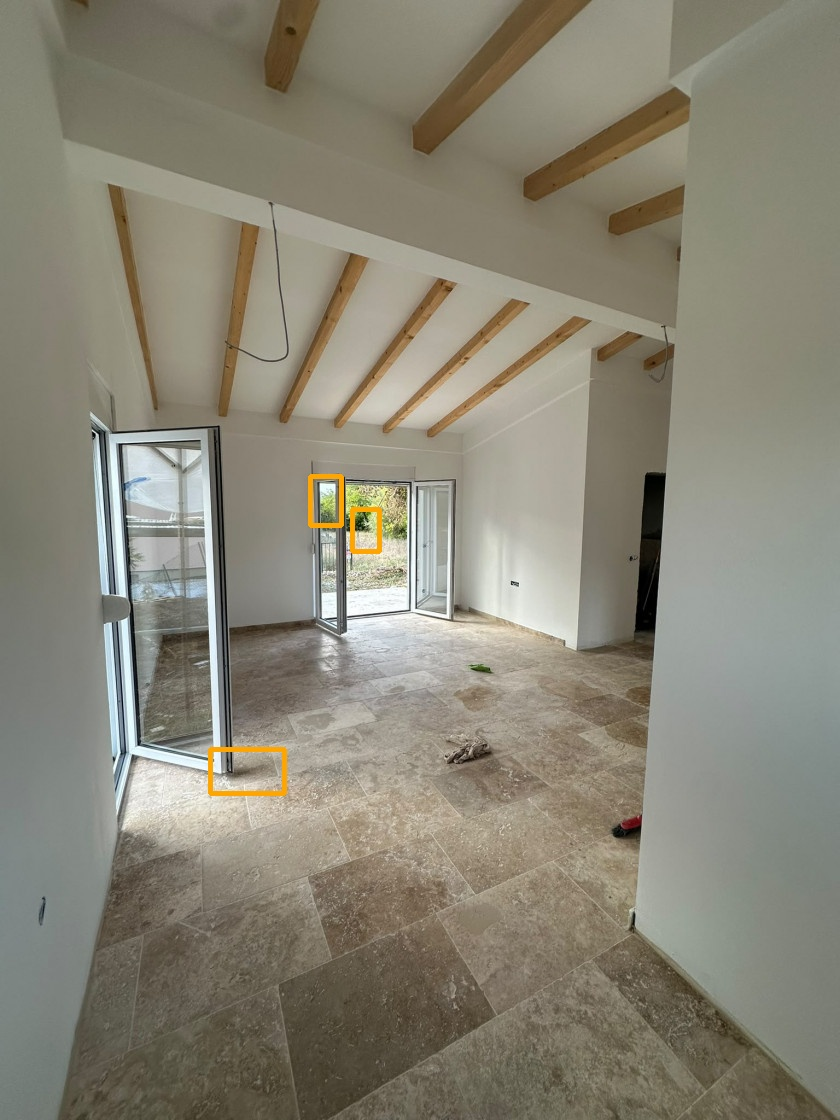
#> input picture watermark_detection/pilot/evidence/08f88354ed4906df77afdb76.jpg, 840 x 1120 px
$ python -i detect_watermarks.py   (imports and definitions only)
#> lines starting #> are read from the running program, lines starting #| are printed output that depends on the picture
#!/usr/bin/env python3
"""Non-AI watermark triage: edge-template matching and recurring fixed overlays.

No OCR, learned models, embeddings, or image-analysis API is used. A negative
result is no_match, never a guarantee that an image is unwatermarked.
"""
import argparse
import csv
import hashlib
import io
import json
import math
import os
from pathlib import Path
import threading
import time
from concurrent.futures import ThreadPoolExecutor,as_completed
from collections import defaultdict,Counter
from datetime import datetime,timezone
from urllib import request,error,parse
import cv2
import numpy as np
from PIL import Image,ImageOps

SIZE=(640,480)
REGIONS={'top_left':(0,0,220,120),'top_right':(420,0,640,120),
         'bottom_left':(0,360,220,480),'bottom_right':(420,360,640,480),
         'center':(160,140,480,340)}

def now():return datetime.now(timezone.utc).isoformat()
# [42 lines left out: functions atomic, load_manifest, sample_records, decode_image, not called in this run]

def edges_of(image):
    gray=cv2.cvtColor(image,cv2.COLOR_BGR2GRAY) if image.ndim==3 else image
    return cv2.Canny(gray,65,150)

def phash(image):
    gray=cv2.cvtColor(image,cv2.COLOR_BGR2GRAY);small=cv2.resize(gray,(32,32));coeff=cv2.dct(np.float32(small))[:8,:8].reshape(-1)[1:]
    bits=coeff>np.median(coeff)
    value=0
    for b in bits:value=(value<<1)|int(b)
    return value

def hamming(a,b):return (int(a)^int(b)).bit_count()

def prepare(image):
    h,w=image.shape[:2];scaled=cv2.resize(image,SIZE,interpolation=cv2.INTER_AREA)
    ratio_bucket=round((w/h)/0.1)*0.1
    return scaled,edges_of(scaled),phash(image),f'{ratio_bucket:.1f}'

# [22 lines left out: function template_matches, not called in this run]

class RepeatDetector:
    """Find stable edge shapes shared by distinct, nonduplicate property photos."""
    def __init__(self,min_properties=6,frequency=0.75,min_pixels=45):
        self.min_properties=min_properties;self.frequency=frequency;self.min_pixels=min_pixels
        self.groups={};self.models={}
    # [36 lines left out: functions add, build, score, not called in this run]

class Downloader:
    def __init__(self,cache):
        self.cache=Path(cache);self.cache.mkdir(parents=True,exist_ok=True)
        self.locks=defaultdict(threading.Lock);self.image_locks=defaultdict(threading.Lock);self.next={};self.paused={}
    def get(self,row):
        with self.image_locks[row['image_id']]:return self._get(row)
    # [115 lines left out: functions _get, write_reports, main, not called in this run]

# [1 line not run here, left out]

>>> import cv2
>>> picture = cv2.cvtColor(cv2.imread('pilot/evidence/08f88354ed4906df77afdb76.jpg'), cv2.COLOR_BGR2RGB)
>>> result = prepare(picture)
#> in prepare, `scaled = cv2.resize(image, SIZE, interpolation=cv2.INTER_AREA)`:
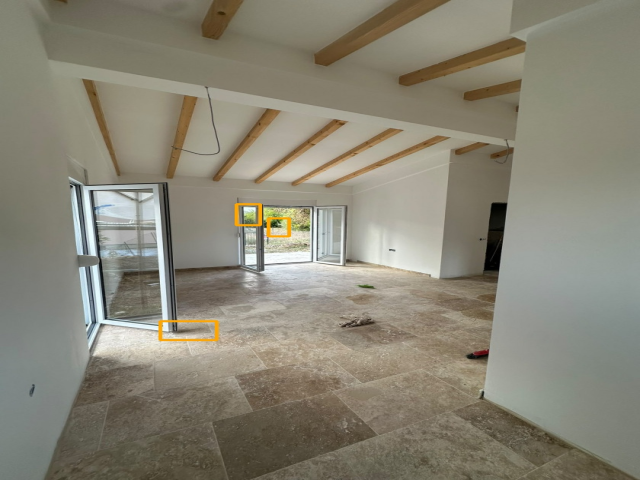
#> scaled: shape (480, 640, 3); mean R, G, B 136.5, 132.5, 117.5
#> in edges_of, `gray=cv2.cvtColor(image,cv2.COLOR_BGR2GRAY) if image.ndim==3 else image`:
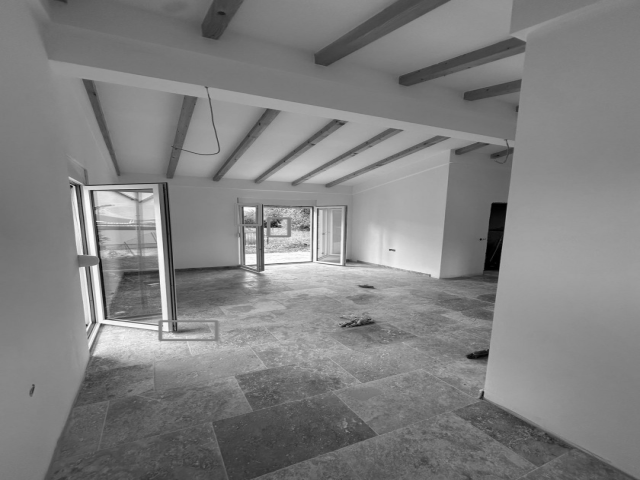
#> gray: shape (480, 640); min 0, max 254, mean 128.5
#> in edges_of, `return cv2.Canny(gray,65,150)`:
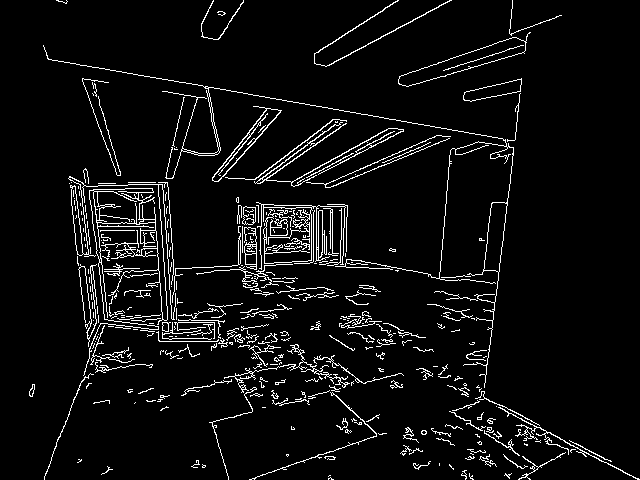
#> returned value: shape (480, 640); 5.6% white in thin lines or dots
#> in phash, `gray = cv2.cvtColor(image, cv2.COLOR_BGR2GRAY)`:
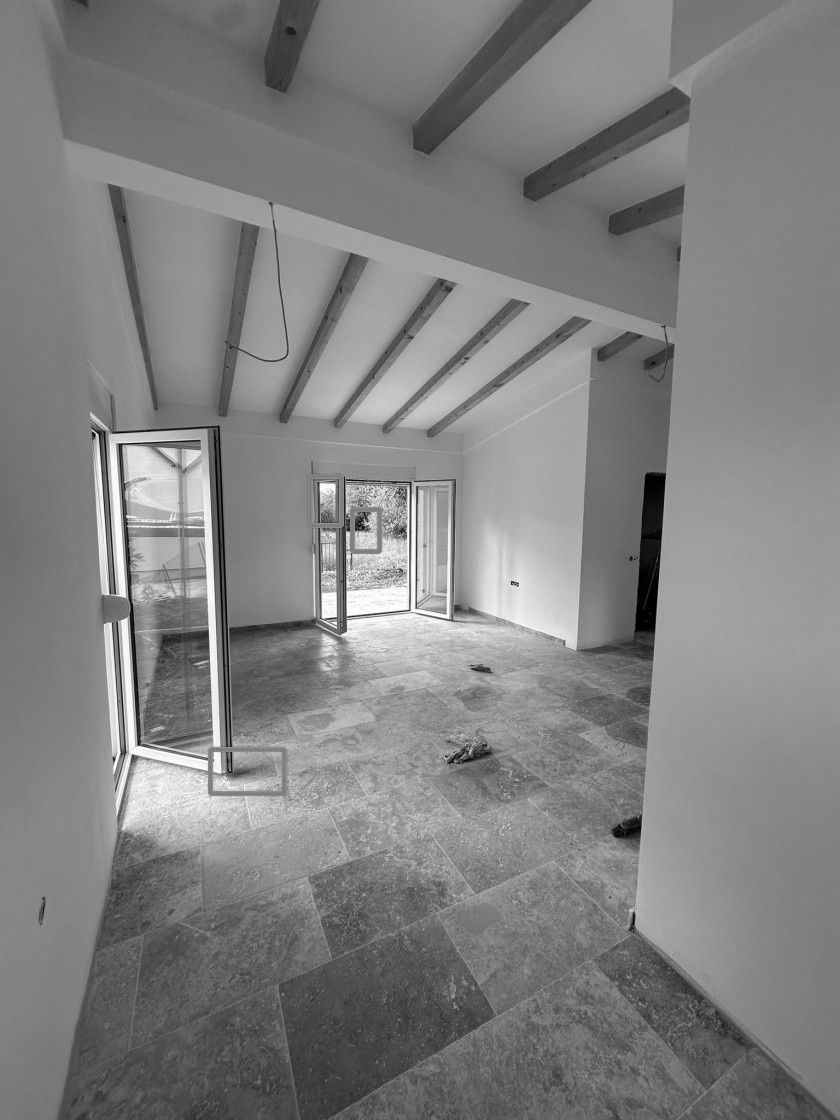
#> gray: shape (1120, 840); min 0, max 255, mean 128.5
#> in phash, `small = cv2.resize(gray, (32, 32))`:
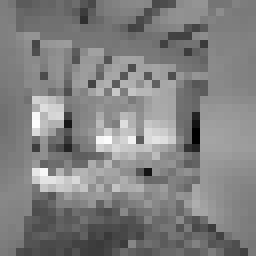
#> small: shape (32, 32) (shown 8 times larger); min 0, max 252, mean 128.7
#> in phash, `coeff = cv2.dct(np.float32(small))[:8, :8].reshape(-1)[1:]`: coeff = 63 values, max 205.9 at index 17, min -519.8 at index 15, mean -6.56
#> the loop in phash, `for b in bits:value=(value<<1)|int(b)` made 63 passes
#> (b, value) on passes 2 to 13: (False, 0), (False, 0), (True, 1), (False, 2), (False, 4), (True, 9), (True, 19), (True, 39), (False, 78), (False, 156), (True, 313), (False, 626)
#> after the loop in phash, `for b in bits:value=(value<<1)|int(b)`: value = 704874416537064991

$ run again, on watermark_detection/pilot/evidence/16b37b877ba94742fe46dc90.jpg
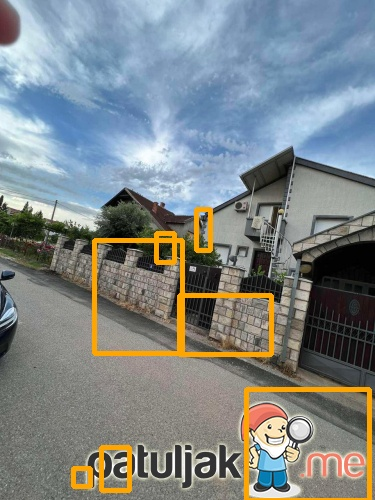
#> input picture watermark_detection/pilot/evidence/16b37b877ba94742fe46dc90.jpg, 375 x 500 px
#> in edges_of, `return cv2.Canny(gray,65,150)`:
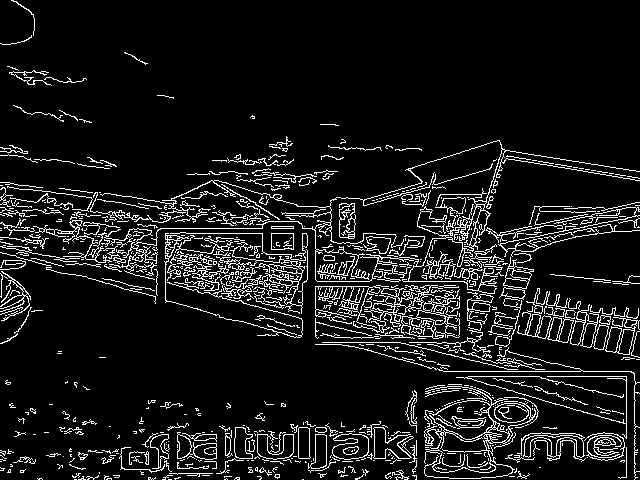
#> returned value: shape (480, 640); 9.5% white in thin lines or dots
#> in phash, `small = cv2.resize(gray, (32, 32))`:
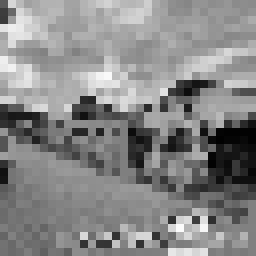
#> small: shape (32, 32) (shown 8 times larger); min 1, max 252, mean 134.8
#> coeff = 63 values, max 605.6 at index 7, min -401.4 at index 23, mean 7.23
#> the loop in phash, `for b in bits:value=(value<<1)|int(b)` made 63 passes
#> (b, value) on passes 2 to 9: (False, 2), (True, 5), (False, 10), (True, 21), (False, 42), (False, 84), (True, 169), (True, 339)
#> after the loop in phash, `for b in bits:value=(value<<1)|int(b)`: value = 6118630828450367710

$ run again, on watermark_detection/pilot/evidence/2df37fef4fa48b15e398e3ce.jpg
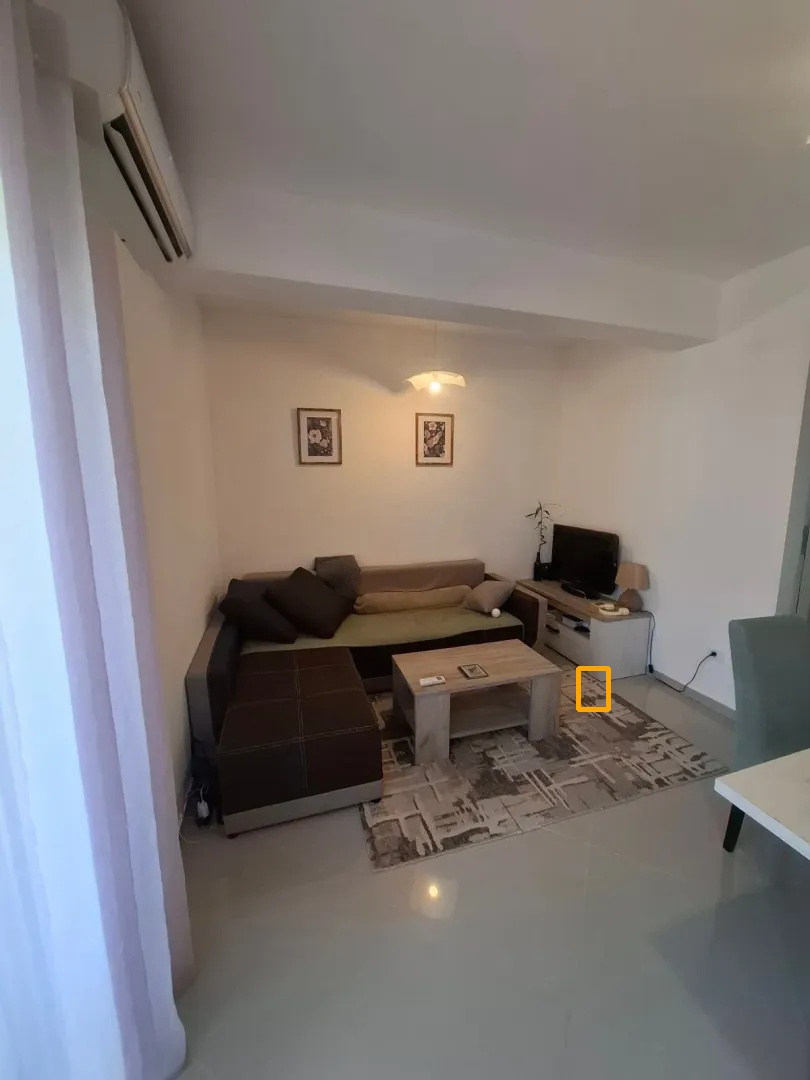
#> input picture watermark_detection/pilot/evidence/2df37fef4fa48b15e398e3ce.jpg, 810 x 1080 px
#> in edges_of, `return cv2.Canny(gray,65,150)`:
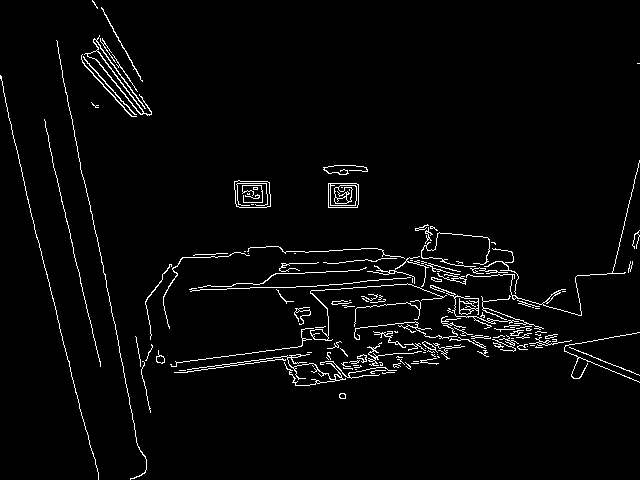
#> returned value: shape (480, 640); 3% white in thin lines or dots
#> in phash, `small = cv2.resize(gray, (32, 32))`:
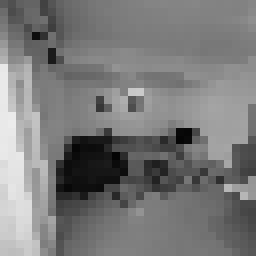
#> small: shape (32, 32) (shown 8 times larger); min 4, max 236, mean 121.8
#> coeff = 63 values, max 516.5 at index 1, min -441.1 at index 23, mean -0.269
#> the loop in phash, `for b in bits:value=(value<<1)|int(b)` made 63 passes
#> (b, value) on passes 3 to 10: (True, 7), (True, 15), (True, 31), (False, 62), (True, 125), (True, 251), (False, 502), (False, 1004)
#> after the loop in phash, `for b in bits:value=(value<<1)|int(b)`: value = 9045205216425294077

$ run again, on watermark_detection/pilot/evidence/35bb94291d885f6f86621cdb.jpg
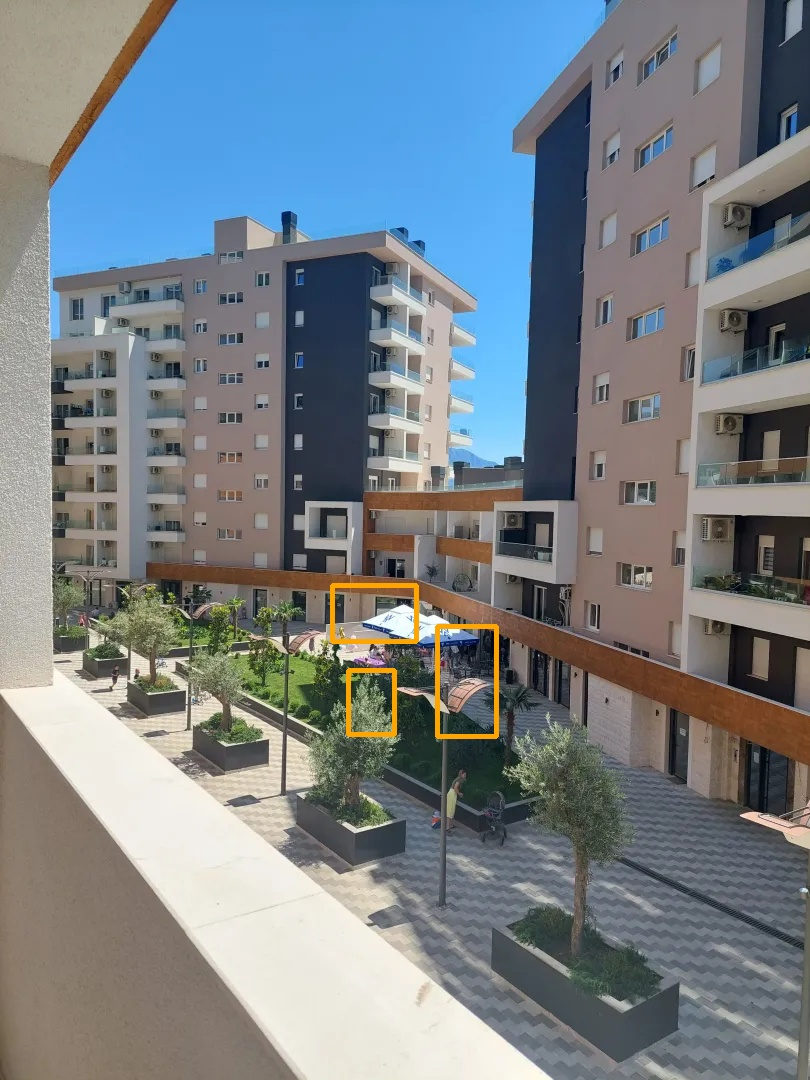
#> input picture watermark_detection/pilot/evidence/35bb94291d885f6f86621cdb.jpg, 810 x 1080 px
#> in edges_of, `return cv2.Canny(gray,65,150)`:
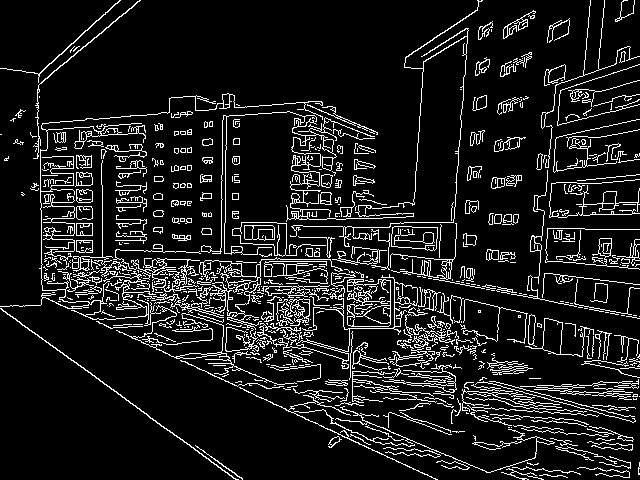
#> returned value: shape (480, 640); 10.9% white in thin lines or dots
#> in phash, `small = cv2.resize(gray, (32, 32))`:
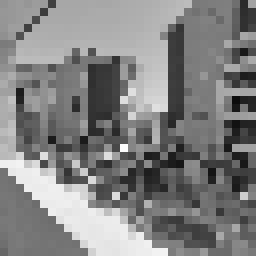
#> small: shape (32, 32) (shown 8 times larger); min 12, max 252, mean 129.3
#> coeff = 63 values, max 530.8 at index 0, min -419.7 at index 17, mean 14.14
#> the loop in phash, `for b in bits:value=(value<<1)|int(b)` made 63 passes
#> (b, value) on passes 2 to 9: (False, 2), (False, 4), (True, 9), (False, 18), (False, 36), (True, 73), (True, 147), (False, 294)
#> after the loop in phash, `for b in bits:value=(value<<1)|int(b)`: value = 5312495377377867791
